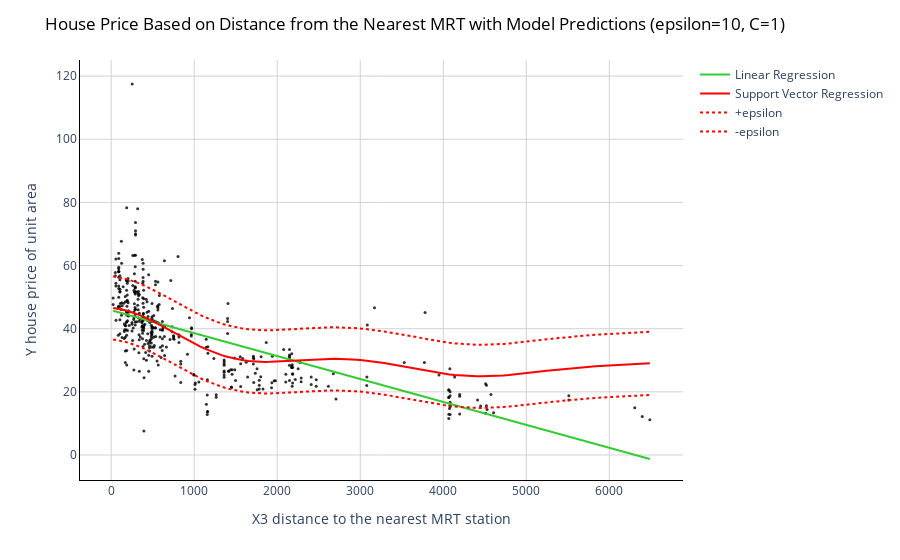

The code cell stored with this chart in its notebook:
### Code cell
fig = px.scatter(df, x=df['X3 distance to the nearest MRT station'], y=df['Y house price of unit area'], 
                 opacity=0.8, color_discrete_sequence=['black'])

fig.add_traces(go.Scatter(x=x_range, y=y_lr, name='Linear Regression', line=dict(color='limegreen')))
fig.add_traces(go.Scatter(x=x_range, y=y_svr, name='Support Vector Regression', line=dict(color='red')))
fig.add_traces(go.Scatter(x=x_range, y=y_svr+10, name='+epsilon', line=dict(color='red', dash='dot')))
fig.add_traces(go.Scatter(x=x_range, y=y_svr-10, name='-epsilon', line=dict(color='red', dash='dot')))

fig.update_layout(dict(plot_bgcolor = 'white'))

fig.update_xaxes(showgrid=True, gridwidth=1, gridcolor='lightgrey', 
                 zeroline=True, zerolinewidth=1, zerolinecolor='lightgrey', 
                 showline=True, linewidth=1, linecolor='black')

fig.update_yaxes(showgrid=True, gridwidth=1, gridcolor='lightgrey', 
                 zeroline=True, zerolinewidth=1, zerolinecolor='lightgrey', 
                 showline=True, linewidth=1, linecolor='black')

fig.update_layout(title=dict(text="House Price Based on Distance from the Nearest MRT with Model Predictions (epsilon=10, C=1)", 
                             font=dict(color='black')))
fig.update_traces(marker=dict(size=3))

fig.show()
